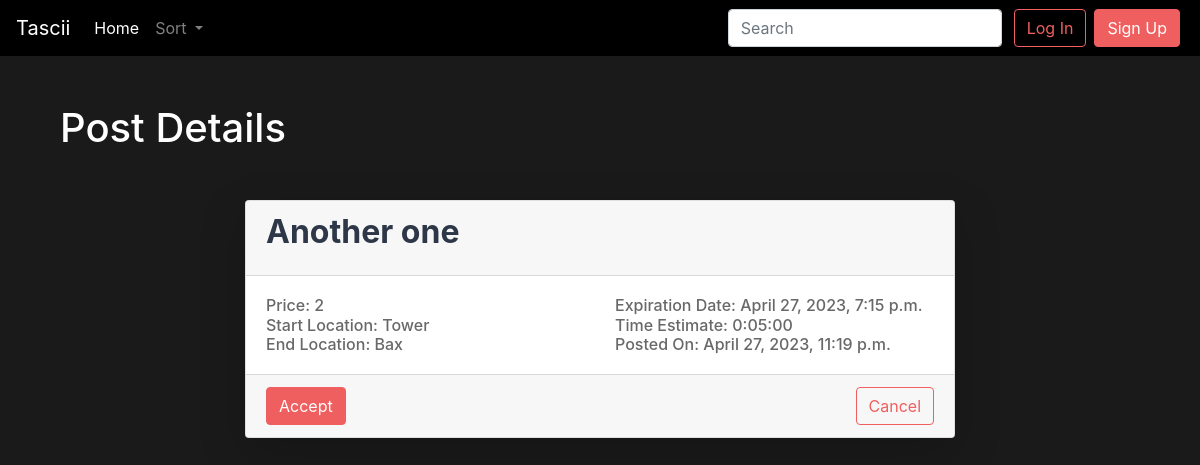
The page /view5/ on the database its author committed.
### feed/models.py (models this page shows)
class Post(models.Model):
    title = models.CharField(max_length=100)
    price = models.IntegerField()
    start_loc = models.CharField(max_length=100) # Could create custom location field to get long and lat too
    end_loc = models.CharField(max_length=100)
    expiration_date = models.DateTimeField()
    time_estimate = models.DurationField()
    user = models.ForeignKey(User, on_delete=models.CASCADE, related_name='%(class)s_post_created')
    created_at = models.DateTimeField(auto_now_add=True)
    status = models.CharField(max_length=20, default='open') # open, accepted, completed, cancelled
    filled_by = models.ForeignKey(User, on_delete=models.CASCADE, related_name='%(class)s_post_filled', null=True, blank=True)

### feed/views.py (the view)
# urls.py: path("view<int:pk>/", views.post_details, name="post_details"),
def post_details(request, pk):
    post = Post.objects.get(pk=pk)
    context = {
        'post': post
    }
    return render(request, 'post_details.html', context)

### feed/templates/post_details.html (shortened to what this page needs)
{% extends "base.html" %}
{% block styles %}
  {% load static %}
{% endblock %}
{% block page_content %}
  <div class="container mt-5">
    <h1>Post Details</h1>
    <div class="row mt-5">
      <div class="col-md-8 mx-auto">
        <div class="card shadow-lg">
          <div class="card-header bg-gray-500">
            <h3 class="card-title text-gray-800">{{ post.title }}</h3>
          </div>
          <div class="card-body">
            <div class="row">
              <div class="col-md-6">
                <h4 class="card-text text-gray-500"><span class="text-black">Price:</span> {{ post.price }}</h4>
                <h4 class="card-text text-gray-500"><span class="text-black">Start Location:</span> {{ post.start_loc }}</h4>
                <h4 class="card-text text-gray-500"><span class="text-black">End Location:</span> {{ post.end_loc }}</h4>
              </div>
              <div class="col-md-6">
                <h4 class="card-text text-gray-500"><span class="text-black">Expiration Date:</span> {{ post.expiration_date }}</h4>
                <h4 class="card-text text-gray-500"><span class="text-black">Time Estimate:</span> {{ post.time_estimate }}</h4>
                <h4 class="card-text text-gray-500"><span class="text-black">Posted On:</span> {{ post.created_at }}</h4>
              </div>
            </div>
          </div>
          <div class="card-footer d-flex justify-content-between">
            <form method="POST" action="{% url 'post_accept' post.id %}">
              {% if post.user == request.user %}
              <a href="{% url 'edit_post' post.pk %}" class="btn btn-primary">Edit</a>
              {% else %}
              <button type="submit" class="btn btn-primary">Accept</button>
              {% endif %}
            </form>
            <a href="{% url 'feed' %}" class="btn btn-outline-primary">Cancel</a>
          </div>
        </div>
      </div>
    </div>
  </div>
{% endblock %}

### feed/static/feed/main.css (style rules this page uses)
:root { --brand-color: #f05f5f; }
.btn-primary { background-color: var(--arc-palette-foregroundSecondary, var(--brand-color, black)) !important; border-color: var(--arc-palette-foregroundSecondary, var(--brand-color, black)) !important; }
.btn-outline-primary { color: var(--arc-palette-foregroundSecondary, var(--brand-color, black)) !important; border-color: var(--arc-palette-foregroundSecondary, var(--brand-color, black)) !important; background-color: transparent; background-image: none; }
body { color: white; background-color: #1a1a1a; }
.card-title { font-size: 2rem; font-weight: Bold; }
.card-text { font-size: 1rem; margin-bottom: 0px; }
.text-gray-800 { color: #2d3748; }
.text-gray-500 { color: #686868; }

### rows shown on the page
Post: title "Another one", price "2", start_loc "Tower", end_loc "Bax", expiration_date "April 27, 2023, 7:15 p.m.", time_estimate "0:05:00", created_at "April 27, 2023, 11:19 p.m."
